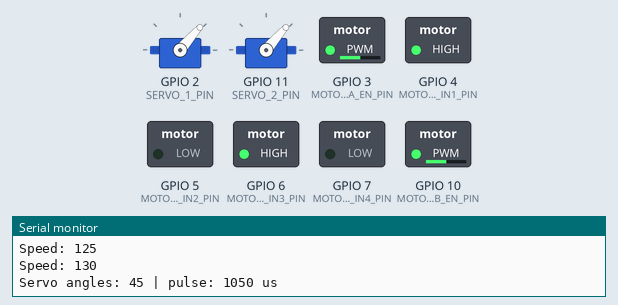
This program was run on a simulated ESP32-C6. Parts: 2 × servo, switched loads named in the program (green lamp = pin HIGH), the last lines printed to the serial monitor. Servo pulses on a pin are drawn as a servo (544–2400 µs = 0–180°).

Above: at 6.1 s.
At 7.1 s:
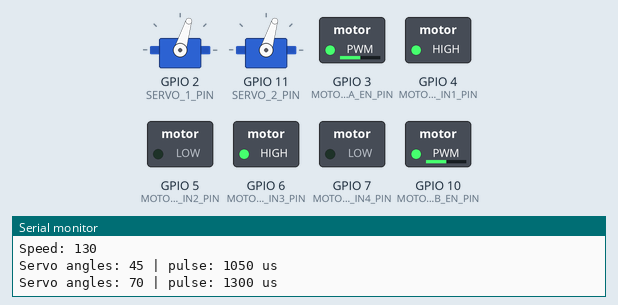
At 7.75 s:
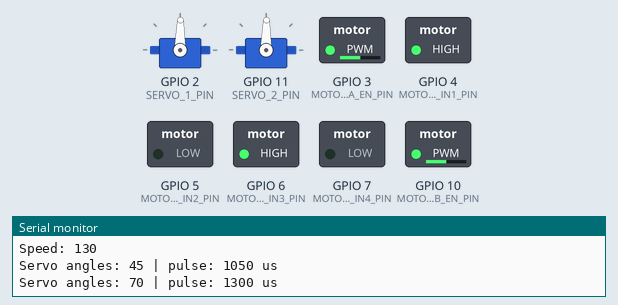
At 9.45 s:
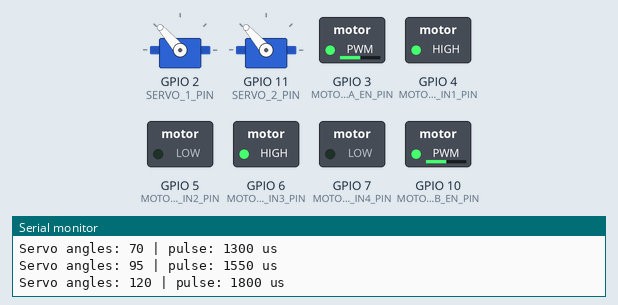
At 11.15 s:
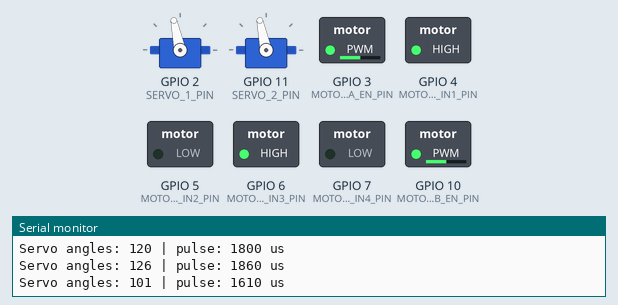
At 12.85 s:
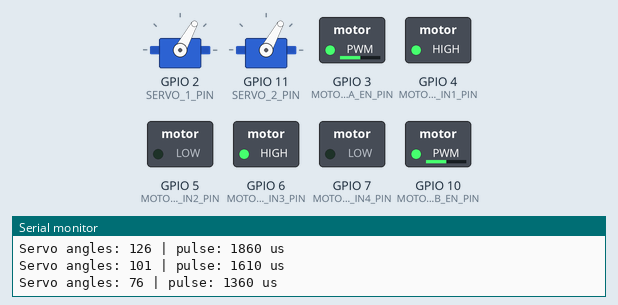
Timing chart, 0 to 14.5 s (numbered marks = the images above):
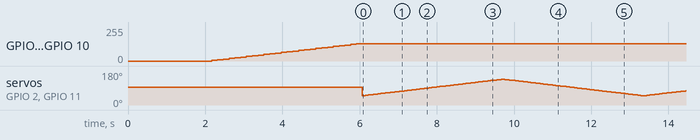

The program:

main.cpp
```cpp
#include <Arduino.h>

// Current wiring:
// Motor A:
// ESP32 GPIO3 -> L298N ENA
// ESP32 GPIO4 -> L298N IN1
// ESP32 GPIO5 -> L298N IN2
//
// Motor B:
// ESP32 GPIO10 -> L298N ENB
// ESP32 GPIO6  -> L298N IN3
// ESP32 GPIO7  -> L298N IN4
//
// Also required:
// ESP32 GND -> L298N GND
// Motor power supply + -> L298N +12V/VMS
// Motor power supply - -> L298N GND
// Motor A wires -> L298N OUT1 and OUT2
// Motor B wires -> L298N OUT3 and OUT4
//
// Servos:
// ESP32 GPIO2  -> servo 1 signal wire
// ESP32 GPIO11 -> servo 2 signal wire
// Servo red wires -> separate 5V supply/regulator
// Servo brown/black wires -> supply GND
// Servo supply GND -> ESP32 GND
constexpr uint8_t MOTOR_A_EN_PIN = 3;
constexpr uint8_t MOTOR_A_IN1_PIN = 4;
constexpr uint8_t MOTOR_A_IN2_PIN = 5;

constexpr uint8_t MOTOR_B_EN_PIN = 10;
constexpr uint8_t MOTOR_B_IN3_PIN = 6;
constexpr uint8_t MOTOR_B_IN4_PIN = 7;

constexpr uint8_t SERVO_1_PIN = 2;
constexpr uint8_t SERVO_2_PIN = 11;
constexpr uint8_t RGB_LED_PIN = 8;

constexpr uint32_t MOTOR_PWM_HZ = 1000;
constexpr uint8_t MOTOR_PWM_BITS = 8;

constexpr uint32_t SERVO_PWM_HZ = 50;
constexpr uint8_t SERVO_PWM_BITS = 16;
constexpr uint32_t SERVO_PERIOD_US = 20000;
constexpr uint32_t SERVO_MIN_US = 600;
constexpr uint32_t SERVO_MAX_US = 2400;

// Gentle limits for continuous low-speed running with about 8V into an L298N.
constexpr uint8_t MOTOR_RUN_SPEED = 130;
constexpr uint8_t MOTOR_RAMP_STEP = 5;
constexpr uint16_t MOTOR_RAMP_DELAY_MS = 150;

constexpr int SERVO_MIN_ANGLE = 45;
constexpr int SERVO_MAX_ANGLE = 135;
constexpr uint16_t SERVO_STEP_DELAY_MS = 40;

uint32_t pulseToServoDuty(uint32_t pulseUs) {
  const uint32_t maxDuty = (1UL << SERVO_PWM_BITS) - 1;
  return (pulseUs * maxDuty) / SERVO_PERIOD_US;
}

uint32_t angleToServoPulse(int angle) {
  angle = constrain(angle, 0, 180);
  return map(angle, 0, 180, SERVO_MIN_US, SERVO_MAX_US);
}

void writeServoAngle(int angle) {
  const uint32_t pulseUs = angleToServoPulse(angle);
  const uint32_t duty = pulseToServoDuty(pulseUs);

  ledcWrite(SERVO_1_PIN, duty);
  ledcWrite(SERVO_2_PIN, duty);

  static uint32_t lastPrintMs = 0;
  if (millis() - lastPrintMs >= 1000) {
    Serial.print("Servo angles: ");
    Serial.print(angle);
    Serial.print(" | pulse: ");
    Serial.print(pulseUs);
    Serial.println(" us");
    lastPrintMs = millis();
  }
}

void setStatusColor(uint8_t red, uint8_t green, uint8_t blue) {
#ifdef RGB_BUILTIN
  rgbLedWrite(RGB_BUILTIN, red, green, blue);
#else
  rgbLedWrite(RGB_LED_PIN, red, green, blue);
#endif
}

void writeMotorSpeed(uint8_t speed) {
  ledcWrite(MOTOR_A_EN_PIN, speed);
  ledcWrite(MOTOR_B_EN_PIN, speed);
}

void rampSpeed(uint8_t fromSpeed, uint8_t toSpeed);

void setDirectionForward() {
  digitalWrite(MOTOR_A_IN1_PIN, HIGH);
  digitalWrite(MOTOR_A_IN2_PIN, LOW);
  digitalWrite(MOTOR_B_IN3_PIN, HIGH);
  digitalWrite(MOTOR_B_IN4_PIN, LOW);
  setStatusColor(0, 80, 0);
}

void setDirectionReverse() {
  digitalWrite(MOTOR_A_IN1_PIN, LOW);
  digitalWrite(MOTOR_A_IN2_PIN, HIGH);
  digitalWrite(MOTOR_B_IN3_PIN, LOW);
  digitalWrite(MOTOR_B_IN4_PIN, HIGH);
  setStatusColor(80, 0, 0);
}

void motorsCoastStop() {
  writeMotorSpeed(0);
  digitalWrite(MOTOR_A_IN1_PIN, LOW);
  digitalWrite(MOTOR_A_IN2_PIN, LOW);
  digitalWrite(MOTOR_B_IN3_PIN, LOW);
  digitalWrite(MOTOR_B_IN4_PIN, LOW);
  setStatusColor(0, 0, 80);
}

void startMotorsLowSpeed() {
  Serial.println("Starting DC motors at low constant speed");
  setDirectionForward();
  rampSpeed(0, MOTOR_RUN_SPEED);
}

void rampSpeed(uint8_t fromSpeed, uint8_t toSpeed) {
  if (fromSpeed <= toSpeed) {
    for (uint8_t speed = fromSpeed; speed <= toSpeed; speed += MOTOR_RAMP_STEP) {
      writeMotorSpeed(speed);
      Serial.print("Speed: ");
      Serial.println(speed);
      delay(MOTOR_RAMP_DELAY_MS);
    }
  } else {
    for (int speed = fromSpeed; speed >= toSpeed; speed -= MOTOR_RAMP_STEP) {
      writeMotorSpeed(speed);
      Serial.print("Speed: ");
      Serial.println(speed);
      delay(MOTOR_RAMP_DELAY_MS);
    }
  }

  writeMotorSpeed(toSpeed);
}

void setup() {
  pinMode(MOTOR_A_IN1_PIN, OUTPUT);
  pinMode(MOTOR_A_IN2_PIN, OUTPUT);
  pinMode(MOTOR_B_IN3_PIN, OUTPUT);
  pinMode(MOTOR_B_IN4_PIN, OUTPUT);

  Serial.begin(115200);
  delay(1000);

  Serial.println();
  Serial.println("L298N low-speed motors + slow dual-servo sweep");
  Serial.println("Motor A: GPIO3=ENA, GPIO4=IN1, GPIO5=IN2");
  Serial.println("Motor B: GPIO10=ENB, GPIO6=IN3, GPIO7=IN4");
  Serial.println("Servo 1: GPIO2=signal");
  Serial.println("Servo 2: GPIO11=signal");
  Serial.println("RGB LED: white=boot, green=motors running");

  if (!ledcAttach(MOTOR_A_EN_PIN, MOTOR_PWM_HZ, MOTOR_PWM_BITS)) {
    Serial.println("Failed to attach PWM to ENA");
    while (true) {
      delay(1000);
    }
  }

  if (!ledcAttach(MOTOR_B_EN_PIN, MOTOR_PWM_HZ, MOTOR_PWM_BITS)) {
    Serial.println("Failed to attach PWM to ENB");
    while (true) {
      delay(1000);
    }
  }

  if (!ledcAttach(SERVO_1_PIN, SERVO_PWM_HZ, SERVO_PWM_BITS)) {
    Serial.println("Failed to attach PWM to servo 1 pin");
    while (true) {
      delay(1000);
    }
  }

  if (!ledcAttach(SERVO_2_PIN, SERVO_PWM_HZ, SERVO_PWM_BITS)) {
    Serial.println("Failed to attach PWM to servo 2 pin");
    while (true) {
      delay(1000);
    }
  }

  setStatusColor(80, 80, 80);
  writeServoAngle(90);
  delay(1000);
  motorsCoastStop();
  startMotorsLowSpeed();
}

void loop() {
  for (int angle = SERVO_MIN_ANGLE; angle <= SERVO_MAX_ANGLE; angle++) {
    writeServoAngle(angle);
    delay(SERVO_STEP_DELAY_MS);
  }

  for (int angle = SERVO_MAX_ANGLE; angle >= SERVO_MIN_ANGLE; angle--) {
    writeServoAngle(angle);
    delay(SERVO_STEP_DELAY_MS);
  }
}
```
